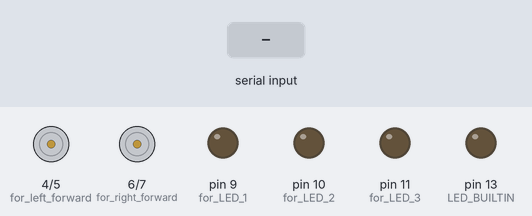
Simulated run of this sketch. Board: Arduino Uno, built with avr-gcc and run on an emulated ATmega328P. Shown: motor-driver pin pairs drawn as motors (green arrow = first pin HIGH = forward, orange = second pin HIGH = backward, longer = more drive), output pins drawn as LEDs (lit = HIGH). The inputs (shaded band) are chosen by the test bench.

Above: at 1.2 s.
1.3 s: "Front and Back" received over Serial
At 2.7 s:
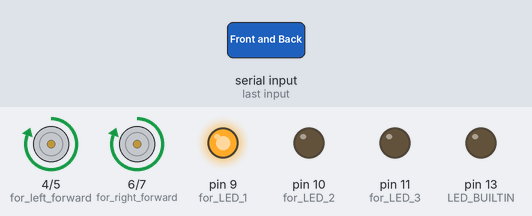
4.3 s: "Right" received over Serial
At 5.4 s:
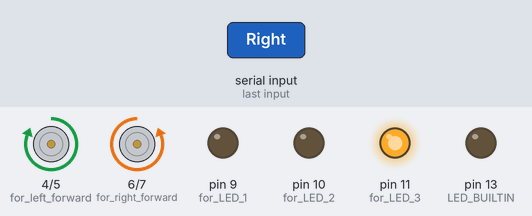
7.0 s: "Left" received over Serial
At 8.1 s:
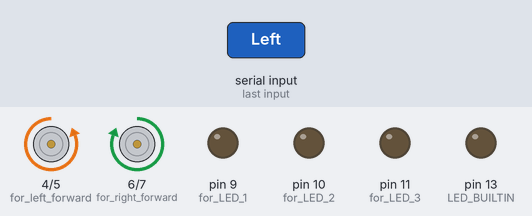
9.7 s: "Front and Clock Wise" received over Serial
At 11.31 s:
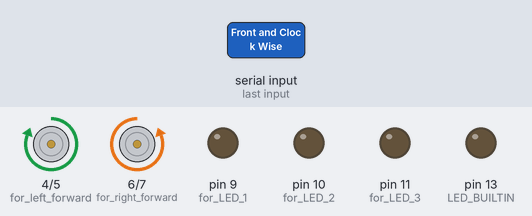
Timing chart, 0 to 12.9 s (numbered marks = the images above; inputs shaded):
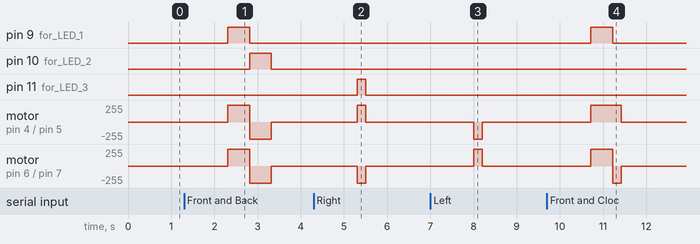

Measured:
- after the input at 1.3 s, pin 9 (for_LED_1): LOW → HIGH after 1.0 s, → LOW 0.50 s later; pin 10 (for_LED_2): LOW → HIGH after 1.5 s, → LOW 0.50 s later
- after the input at 4.3 s, pin 11 (for_LED_3): LOW → HIGH after 1.0 s, → LOW 0.20 s later; motor on pin 4 (for_left_forward) / pin 5 (for_left_backward): stopped → forward 255/255 after 1.0 s, → stopped 0.20 s later; motor on pin 6 (for_right_forward) / pin 7 (for_right_backward): stopped → backward 255/255 after 1.0 s, → stopped 0.20 s later
- after the input at 7.0 s, motor on pin 4 (for_left_forward) / pin 5 (for_left_backward): stopped → backward 255/255 after 1.0 s, → stopped 0.20 s later; motor on pin 6 (for_right_forward) / pin 7 (for_right_backward): stopped → forward 255/255 after 1.0 s, → stopped 0.20 s later
- after the input at 9.7 s, pin 9 (for_LED_1): LOW → HIGH after 1.0 s, → LOW 0.50 s later; motor on pin 4 (for_left_forward) / pin 5 (for_left_backward): stopped → forward 255/255 after 1.0 s, → stopped 0.70 s later

The sketch:

arduino_code.ino
```cpp
void setup() {
  pinMode(LED_BUILTIN, OUTPUT);
  pinMode(4, OUTPUT);  // for left forward
  pinMode(5, OUTPUT);  // for left backward
  pinMode(6, OUTPUT);  // for right forward
  pinMode(7, OUTPUT);  // for right backward
  pinMode(9, OUTPUT);  // for LED 1
  pinMode(10, OUTPUT);  // for LED 2
  pinMode(11, OUTPUT);  // for LED 3
  Serial.begin(9600);
}
void loop() {
  if (Serial.available() > 0) {
    String xx = Serial.readString();

    if (xx == "Front") {
      // Move forward

      digitalWrite(4, HIGH);
      digitalWrite(6, HIGH);
      digitalWrite(9, HIGH);
      delay(500);
      digitalWrite(4, LOW);
      digitalWrite(6, LOW);
      digitalWrite(9, LOW);
    }
    else if (xx == "Back") {
      // Move backward
      digitalWrite(5, HIGH);
      digitalWrite(7, HIGH);
      digitalWrite(10, HIGH);
      delay(500);
      digitalWrite(5, LOW);
      digitalWrite(7, LOW);
      digitalWrite(10, LOW);
    }

    else if (xx == "Right") {
      // Turn right
      digitalWrite(4, HIGH);
      digitalWrite(7, HIGH);
      digitalWrite(11, HIGH);
      delay(200);
      digitalWrite(4, LOW);
      digitalWrite(7, LOW);
      digitalWrite(11, LOW);
    }
    else if (xx == "Left") {
      // Turn left
      digitalWrite(5, HIGH);
      digitalWrite(6, HIGH);
      digitalWrite(12, HIGH);
      delay(200);
      digitalWrite(5, LOW);
      digitalWrite(6, LOW);
      digitalWrite(12, LOW);
    }
    else if (xx == "Clock Wise") {
      // Turn Clock wise
      digitalWrite(4, HIGH);
      digitalWrite(7, HIGH);
      digitalWrite(11, HIGH);
      delay(500);
      digitalWrite(4, LOW);
      digitalWrite(7, LOW);
      digitalWrite(11, LOW);
    }
    else if (xx == "Anit-Clock Wise") {
      // Turn Anit-Clock Wise
      digitalWrite(5, HIGH);
      digitalWrite(6, HIGH);
      digitalWrite(12, HIGH);
      delay(500);
      digitalWrite(5, LOW);
      digitalWrite(6, LOW);
      digitalWrite(12, LOW);
    }

    else if (xx == "Front and Back") {
      // Move backward
      digitalWrite(4, HIGH);
      digitalWrite(6, HIGH);
      digitalWrite(9, HIGH);

      delay(500);
      digitalWrite(4, LOW);
      digitalWrite(6, LOW);
      digitalWrite(9, LOW);


      digitalWrite(5, HIGH);
      digitalWrite(7, HIGH);
      digitalWrite(10, HIGH);
      delay(500);
      digitalWrite(5, LOW);
      digitalWrite(7, LOW);
      digitalWrite(10, LOW);
    }
    else if (xx == "Front and Anti-Clock Wise") {
      // Move backward
      digitalWrite(4, HIGH);
      digitalWrite(6, HIGH);
      digitalWrite(9, HIGH);
      delay(500);
      digitalWrite(4, LOW);
      digitalWrite(6, LOW);
      digitalWrite(9, LOW);

      digitalWrite(5, HIGH);
      digitalWrite(6, HIGH);
      digitalWrite(11, HIGH);
      delay(200);
      digitalWrite(5, LOW);
      digitalWrite(6, LOW);
      digitalWrite(11, LOW);
    }
    else if (xx == "Front and Clock Wise") {
      // Move backward
      digitalWrite(4, HIGH);
      digitalWrite(6, HIGH);
      digitalWrite(9, HIGH);
      delay(500);
      digitalWrite(4, LOW);
      digitalWrite(6, LOW);
      digitalWrite(9, LOW);

      digitalWrite(4, HIGH);
      digitalWrite(7, HIGH);
      digitalWrite(12, HIGH);
      delay(200);
      digitalWrite(4, LOW);
      digitalWrite(7, LOW);
      digitalWrite(12, LOW);


    }
  }
}
```
